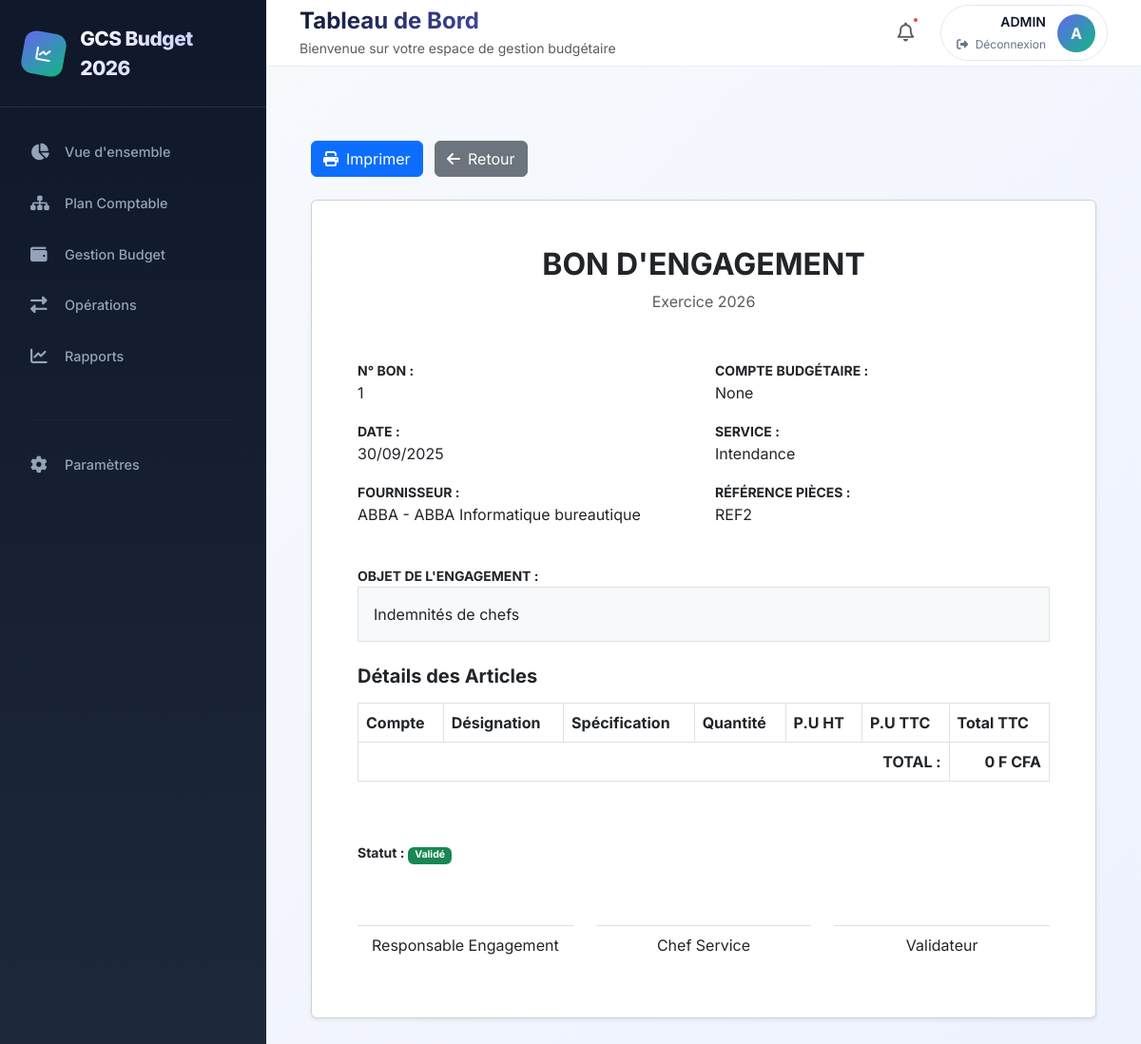
Page /engagements/1/imprimer/ (signed in) on the committed database.
### budget_app/models.py (models this page shows, shortened)
class Utilisateur(AbstractUser):
    role = models.ForeignKey(Role, on_delete=models.SET_NULL, null=True, blank=True, verbose_name="Rôle")
    service = models.CharField(max_length=100, verbose_name="Service / Direction", blank=True)

class BonEngagement(models.Model):
    num_bon_engagement = models.IntegerField(verbose_name="N°", default=0)
    reference_pieces = models.CharField(max_length=50, verbose_name="Référence pièces", default="")
    annee_ex = models.IntegerField(verbose_name="Année", null=True, blank=True)
    fournisseur = models.ForeignKey('Fournisseur', on_delete=models.CASCADE, verbose_name="Fournisseur")
    date_engagement = models.DateField(verbose_name="Date Engagement", null=True, blank=True)
    objet_engagement = models.CharField(max_length=50, verbose_name="Objet_Engagement", default="")
    nom_totalisateur = models.CharField(max_length=50, verbose_name="Totalisateur", default="")
    comptes = models.ForeignKey('AllocationBudget', on_delete=models.CASCADE, verbose_name="Compte Budgétaire", null=True, blank=True)
    nombre_articles = models.IntegerField(verbose_name="Nombre articles", default=0, blank=True, null=True)
    montant_engagement = models.DecimalField(max_digits=18, decimal_places=2, default=0, blank=True, null=True)
    montant_inscrit = models.DecimalField(max_digits=18, decimal_places=2, default=0, blank=True, null=True)
    nom_service = models.CharField(max_length=50, verbose_name="Service demandeur", default="")
    facture = models.BooleanField(default=False, verbose_name="Facturé")
    valide = models.BooleanField(default=False, verbose_name="Validé")

class Fournisseur(models.Model):
    code_four = models.CharField(max_length=50, unique=True, verbose_name="Code Fournisseur")
    nom = models.CharField(max_length=100, verbose_name="Nom/Raison Sociale")
    adresse = models.TextField(blank=True, null=True)
    telephone = models.CharField(max_length=50, blank=True, null=True)
    ville = models.CharField(max_length=50, blank=True, null=True)
    nif_ou_compte = models.CharField(max_length=50, blank=True, null=True, verbose_name="N° Compte Bancaire")
    montant_engage = models.DecimalField(max_digits=18, decimal_places=2, default=0)
    def __str__(self):
        return f"{self.code_four} - {self.nom}"

### budget_app/views.py (the view)
# urls.py: path('engagements/<int:pk>/imprimer/', views.engagement_print, name='engagement_print'),
@login_required
def engagement_print(request, pk):
    bon = get_object_or_404(BonEngagement, pk=pk)
    details = bon.detailsengagement_set.all()
    return render(request, 'budget_app/engagement_print.html', {
        'bon': bon,
        'details': details,
    })

### budget_app/templates/budget_app/engagement_print.html (shortened to what this page needs)
{% extends 'budget_app/base.html' %}
{% block content %}
<div class="container py-5">
    <div class="row mb-4">
        <div class="col-12">
            <button onclick="window.print();" class="btn btn-primary me-2">
                <i class="fas fa-print me-2"></i>Imprimer
            </button>
            <a href="{% url 'engagement_list' %}" class="btn btn-secondary">
                <i class="fas fa-arrow-left me-2"></i>Retour
            </a>
        </div>
    </div>
    <div class="card border-1 shadow-sm">
        <div class="card-body p-5">
            <div class="text-center mb-5">
                <h2 class="fw-bold">BON D'ENGAGEMENT</h2>
                <p class="text-muted">Exercice 2026</p>
            </div>
            <div class="row mb-4">
                <div class="col-md-6">
                    <div class="mb-3">
                        <label class="fw-bold small text-uppercase">N° Bon :</label>
                        <p>{{ bon.num_bon_engagement }}</p>
                    </div>
                    <div class="mb-3">
                        <label class="fw-bold small text-uppercase">Date :</label>
                        <p>{{ bon.date_engagement|date:"d/m/Y" }}</p>
                    </div>
                    <div class="mb-3">
                        <label class="fw-bold small text-uppercase">Fournisseur :</label>
                        <p>{{ bon.fournisseur }}</p>
                    </div>
                </div>
                <div class="col-md-6">
                    <div class="mb-3">
                        <label class="fw-bold small text-uppercase">Compte Budgétaire :</label>
                        <p>{{ bon.comptes }}</p>
                    </div>
                    <div class="mb-3">
                        <label class="fw-bold small text-uppercase">Service :</label>
                        <p>{{ bon.nom_service }}</p>
                    </div>
                    <div class="mb-3">
                        <label class="fw-bold small text-uppercase">Référence Pièces :</label>
                        <p>{{ bon.reference_pieces }}</p>
                    </div>
                </div>
            </div>
            <div class="mb-4">
                <label class="fw-bold small text-uppercase">Objet de l'Engagement :</label>
                <p class="border p-3 bg-light">{{ bon.objet_engagement }}</p>
            </div>
            <div class="mb-4">
                <h5 class="fw-bold mb-3">Détails des Articles</h5>
                <div class="table-responsive">
                    <table class="table table-bordered">
                        <thead class="bg-light">
                            <tr>
                                <th>Compte</th>
                                <th>Désignation</th>
                                <th>Spécification</th>
                                <th>Quantité</th>
                                <th>P.U HT</th>
                                <th>P.U TTC</th>
                                <th>Total TTC</th>
                            </tr>
                        </thead>
                        <tbody>
                            <tr class="fw-bold bg-light">
                                <td colspan="6" class="text-end">TOTAL :</td>
                                <td class="text-end">{{ bon.montant_engagement|floatformat:0 }} F CFA</td>
                            </tr>
                        </tbody>
                    </table>
                </div>
            </div>
            <div class="row mt-5">
                <div class="col-md-6">
                    <p class="small"><strong>Statut :</strong>
                        {% if bon.valide %}
                            <span class="badge bg-success">Validé</span>
                        {% else %}
                            <span class="badge bg-warning">Non validé</span>
                        {% endif %}
                    </p>
                </div>
            </div>
            <div class="row mt-5">
                <div class="col-md-4 text-center">
                    <p class="border-top pt-2">Responsable Engagement</p>
                </div>
                <div class="col-md-4 text-center">
                    <p class="border-top pt-2">Chef Service</p>
                </div>
                <div class="col-md-4 text-center">
                    <p class="border-top pt-2">Validateur</p>
                </div>
            </div>
        </div>
    </div>
</div>
{% endblock %}

### budget_app/templates/budget_app/base.html (shortened to what this page needs)
<!DOCTYPE html>
<html lang="fr">
<head>
    <link href="https://cdn.jsdelivr.net/npm/bootstrap@5.3.0/dist/css/bootstrap.min.css" rel="stylesheet">
    <link rel="stylesheet" href="https://cdnjs.cloudflare.com/ajax/libs/font-awesome/6.4.0/css/all.min.css">
</head>
<body>
    <nav class="sidebar">
        <div class="sidebar-brand d-flex align-items-center gap-3">
            <div class="logo-icon">
                <i class="fas fa-chart-line text-white"></i>
            </div>
            <span class="brand-text">GCS Budget 2026</span>
        </div>
        <ul class="nav flex-column">
            <li class="nav-item">
                <a class="nav-link {% if request.resolver_match.url_name == 'home' %}active{% endif %}" href="{% url 'home' %}">
                    <i class="fas fa-chart-pie"></i>
                    <span class="ms-2">Vue d'ensemble</span>
                </a>
            </li>
            <li class="nav-item">
                <a class="nav-link {% if request.resolver_match.url_name == 'structure_page' %}active{% endif %}" href="{% url 'structure_page' %}">
                    <i class="fas fa-sitemap"></i>
                    <span class="ms-2">Plan Comptable</span>
                </a>
            </li>
            <li class="nav-item">
                <a class="nav-link {% if request.resolver_match.url_name == 'budget_page' %}active{% endif %}" href="{% url 'budget_page' %}">
                    <i class="fas fa-wallet"></i>
                    <span class="ms-2">Gestion Budget</span>
                </a>
            </li>
            <li class="nav-item">
                <a class="nav-link {% if request.resolver_match.url_name == 'operations_page' %}active{% endif %}" href="{% url 'operations_page' %}">
                    <i class="fas fa-exchange-alt"></i>
                    <span class="ms-2">Opérations</span>
                </a>
            </li>
            <li class="nav-item">
                <a class="nav-link" href="#">
                    <i class="fas fa-chart-line"></i>
                    <span class="ms-2">Rapports</span>
                </a>
            </li>
            <li class="nav-item mt-4">
                <hr class="mx-3" style="border-color: rgba(255,255,255,0.1);">
            </li>
            <li class="nav-item">
                <a class="nav-link" href="#">
                    <i class="fas fa-cog"></i>
                    <span class="ms-2">Paramètres</span>
                </a>
            </li>
        </ul>
    </nav>
    <div class="main-wrapper">
        <header class="top-header">
            <div>
                <h1 class="page-title mb-0">{% block header_title %}Tableau de Bord{% endblock %}</h1>
                <p class="text-muted small mb-0 mt-1">{% block header_subtitle %}Bienvenue sur votre espace de gestion budgétaire{% endblock %}</p>
            </div>
            <div class="user-profile">
                <div class="notification-bell">
                    <i class="far fa-bell fs-5 text-muted"></i>
                    <span class="notification-dot"></span>
                </div>
                <div class="user-card">
                    <div class="text-end">
                        <div class="fw-semibold small">{{ user.username|upper }}</div>
                        <form action="{% url 'logout' %}" method="post" class="m-0 p-0">
                            <button type="submit" class="logout-btn">
                                <i class="fas fa-sign-out-alt me-1"></i> Déconnexion
                            </button>
                        </form>
                    </div>
                    <div class="user-avatar">
                        {{ user.username|slice:":1"|upper }}
                    </div>
                </div>
            </div>
        </header>
        <div class="content-body fade-in-up">
            {% block content %}{% endblock %}
        </div>
    </div>
</body>
</html>

### budget_app/templates/budget_app/base.html (style rules this page uses)
:root { --sidebar-width: 280px; --top-height: 70px; --primary: #6366f1; --primary-dark: #4f46e5; --secondary: #10b981; --danger: #ef4444; --warning: #f59e0b; --dark: #0f172a; --gray: #64748b; --light: #f8fafc; --border: #e2e8f0; }
* { margin: 0; padding: 0; box-sizing: border-box; }
body { font-family: 'Inter', sans-serif; background: linear-gradient(135deg, #f8fafc 0%, #eef2ff 100%); color: var(--dark); overflow: hidden; }
.sidebar { width: var(--sidebar-width); height: 100vh; background: linear-gradient(180deg, var(--dark) 0%, #1e293b 100%); position: fixed; left: 0; top: 0; z-index: 1050; transition: all 0.4s cubic-bezier(0.4, 0, 0.2, 1); overflow-y: auto; }
.sidebar-brand { padding: 25px 24px; border-bottom: 1px solid rgba(255,255,255,0.1); margin-bottom: 20px; }
.logo-icon { width: 45px; height: 45px; background: linear-gradient(135deg, var(--primary), var(--secondary)); border-radius: 12px; display: flex; align-items: center; justify-content: center; transition: transform 0.3s; }
.brand-text { font-size: 1.3rem; font-weight: 800; letter-spacing: -0.5px; background: linear-gradient(135deg, #fff, #a5b4fc); -webkit-background-clip: text; background-clip: text; color: transparent; }
.nav-item { margin: 4px 16px; }
.nav-link { color: #94a3b8; padding: 12px 16px; border-radius: 12px; font-weight: 500; font-size: 0.9rem; transition: all 0.3s; display: flex; align-items: center; position: relative; overflow: hidden; }
.nav-link::before { content: ''; position: absolute; left: 0; top: 0; height: 100%; width: 3px; background: var(--primary); transform: scaleY(0); transition: transform 0.3s; }
.nav-link i { font-size: 1.1rem; width: 28px; transition: all 0.3s; }
.main-wrapper { margin-left: var(--sidebar-width); width: calc(100% - var(--sidebar-width)); height: 100vh; display: flex; flex-direction: column; }
.top-header { height: var(--top-height); background: rgba(255, 255, 255, 0.95); backdrop-filter: blur(10px); border-bottom: 1px solid rgba(226, 232, 240, 0.8); display: flex; align-items: center; justify-content: space-between; padding: 0 35px; position: sticky; top: 0; z-index: 1000; }
.page-title { font-size: 1.5rem; font-weight: 700; background: linear-gradient(135deg, var(--dark), var(--primary)); -webkit-background-clip: text; background-clip: text; color: transparent; }
.user-profile { display: flex; align-items: center; gap: 20px; }
.notification-bell { position: relative; cursor: pointer; padding: 8px; border-radius: 10px; transition: background 0.3s; }
.notification-dot { position: absolute; top: 2px; right: 2px; width: 8px; height: 8px; background: var(--danger); border-radius: 50%; border: 2px solid white; }
.user-card { display: flex; align-items: center; gap: 12px; padding: 6px 12px 6px 16px; background: white; border-radius: 50px; border: 1px solid var(--border); cursor: pointer; transition: all 0.3s; }
.user-avatar { width: 40px; height: 40px; background: linear-gradient(135deg, var(--primary), var(--secondary)); border-radius: 50%; display: flex; align-items: center; justify-content: center; color: white; font-weight: 700; font-size: 1rem; }
.logout-btn { background: none; border: none; color: var(--gray); font-size: 0.75rem; transition: color 0.3s; }
.content-body { flex: 1; overflow-y: auto; padding: 30px 35px; }
.fade-in-up { animation: fadeInUp 0.5s ease-out; }

### rows in the picture
Utilisateur: username "ADMIN", username "A"
BonEngagement: num_bon_engagement "1", date_engagement "30/09/2025", fournisseur "ABBA - ABBA Informatique bureautique", comptes "None", nom_service "Intendance", reference_pieces "REF2", objet_engagement "Indemnités de chefs", montant_engagement "0"
